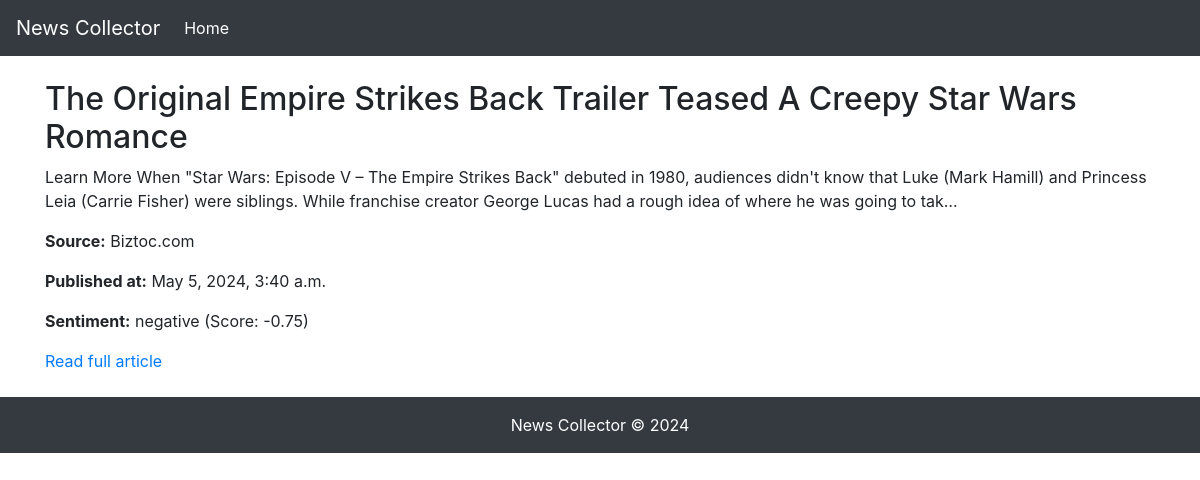
The app's page /articles/20/ with its own data.
### articles/models.py (models this page shows, shortened)
class Article(models.Model):
    title = models.CharField(max_length=255)
    description = models.TextField()
    url = models.URLField(max_length=500)
    published_at = models.DateTimeField()
    source_name = models.CharField(max_length=100)
    sentiment_score = models.DecimalField(max_digits=5, decimal_places=2, default=0.00)
    sentiment_comparative = models.DecimalField(max_digits=5, decimal_places=3, default=0.00)
    sentiment_classification = models.CharField(max_length=50, default='neutral')

### articles/views.py (the view)
# urls.py: path('articles/<int:pk>/', ArticleDetailView.as_view(), name='article_detail'),
class ArticleDetailView(DetailView):
    model = Article
    template_name = 'article_detail.html'
    context_object_name = 'article'

### templates/article_detail.html
{% extends "base.html" %}
{% block content %}
<h2>{{ article.title }}</h2>
<p>{{ article.description }}</p>
<p><strong>Source:</strong> {{ article.source_name }}</p>
<p><strong>Published at:</strong> {{ article.published_at }}</p>
<p><strong>Sentiment:</strong> {{ article.sentiment_classification }} (Score: {{ article.sentiment_score }})</p>
<a href="{{ article.url }}">Read full article</a>
{% endblock %}

### records on screen
Article: title "The Original Empire Strikes Back Trailer Teased A Creepy Star Wars Romance", description "Learn More When \"Star Wars: Episode V – The Empire Strikes Back\" debuted in 1980, audiences didn't know that Luke (Mark Hamill) and Princess Leia (Carrie Fisher) were siblings. While franchise creator George Lucas had a rough idea of where he was going to tak…", source_name "Biztoc.com", published_at "May 5, 2024, 3:40 a.m.", sentiment_classification "negative", sentiment_score "-0.75"
